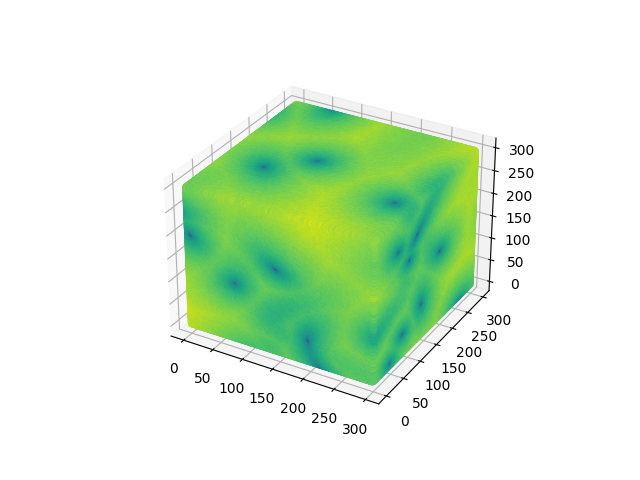
#> input picture media/3d_cuts_image.png, 640 x 480 px
$ python -i watershed.py   (imports and definitions only)
#> lines starting #> are read from the running program, lines starting #| are printed output that depends on the picture; after the words box and inside, x2 and y2 are one past the last pixel; in counts of white or black regions, pixels touching at a corner belong together
import numpy as np
import matplotlib.pyplot as plt
from skimage.segmentation import watershed
from skimage.morphology import h_maxima, h_minima
from skimage.filters import threshold_otsu
import time
from scipy import ndimage
from sklearn.metrics import rand_score, mutual_info_score, adjusted_rand_score
from scipy.stats import entropy
import os

from ..utils import IndexTracker, plot_3d


def apply_watershed(image, threshold=100, h_value=20, with_mask=True):

    extrema = h_minima(image, h=h_value)
    markers, _ = ndimage.label(extrema)

    if with_mask:
        mask = image < threshold
        result = watershed(image, markers, mask=mask)
    else:
        result = watershed(image, markers)

    return result


# [116 lines left out: function main, not called in this run]

>>> import cv2
>>> picture = cv2.imread('../../media/3d_cuts_image.png', cv2.IMREAD_GRAYSCALE)
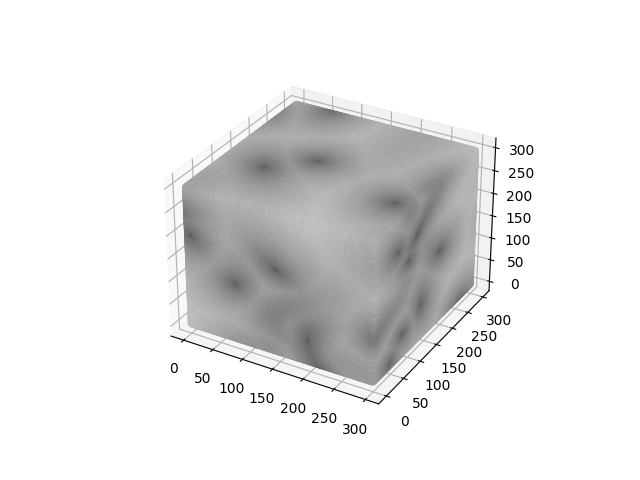
#> picture: shape (480, 640); min 0, max 255, mean 231.7
>>> result = apply_watershed(picture)
#> in apply_watershed, `extrema = h_minima(image, h=h_value)`:
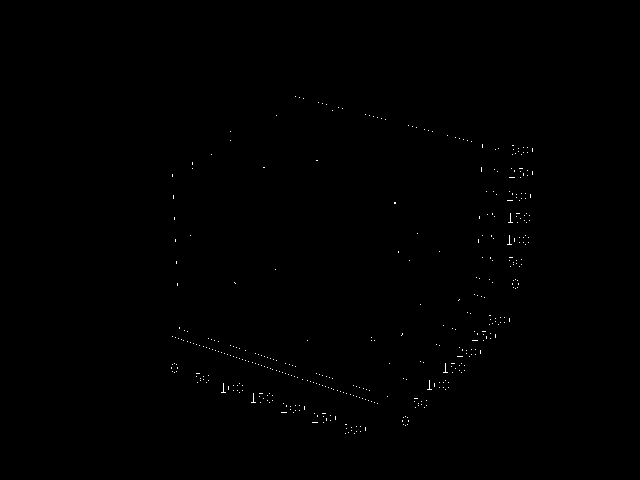
#> extrema: shape (480, 640); values 0 (black) and 1 (white), 0.21% white in thin lines or dots, all inside (x1, y1, x2, y2) = (171, 96, 533, 434)
#> in apply_watershed, `markers, _ = ndimage.label(extrema)`: markers: shape (480, 640) int32; 420 distinct labels, from 0 to 419
#> in apply_watershed, `mask = image < threshold`:
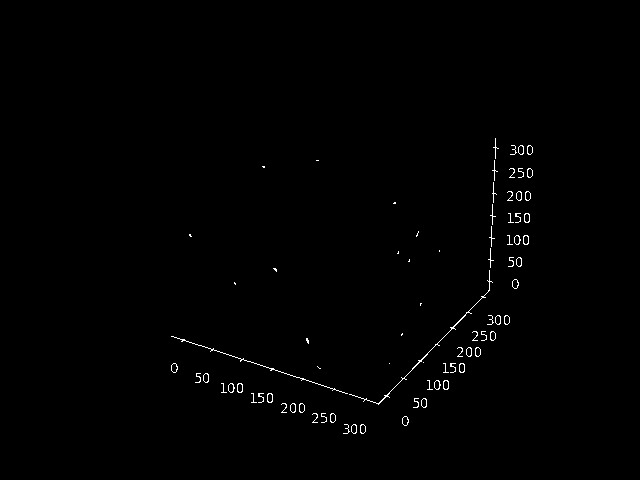
#> mask: shape (480, 640) bool; 0.63% white in thin lines or dots, all inside (x1, y1, x2, y2) = (171, 138, 533, 434)
#> in apply_watershed, `result = watershed(image, markers, mask=mask)`: result: shape (480, 640) int32; 327 distinct labels, from 0 to 419
